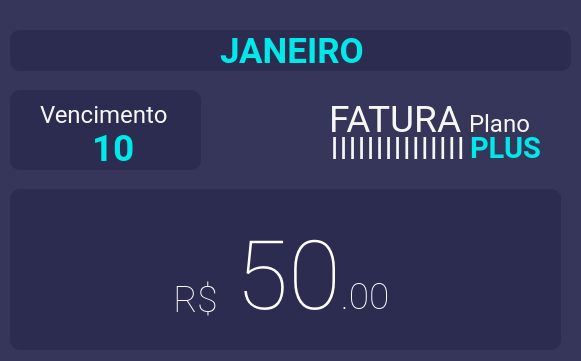
   <widget class="QFrame" name="frame_2">
    <property name="geometry">
     <rect>
      <x>280</x>
      <y>40</y>
      <width>581</width>
      <height>361</height>
     </rect>
    </property>
    <property name="styleSheet">
     <string notr="true">QFrame{
	border-radius: 10px;
	background-color: rgb(54, 54, 91);
}
QFrame:hover{
	background-color: rgb(40, 44, 92);
}</string>
    </property>
    <property name="frameShape">
     <enum>QFrame::StyledPanel</enum>
    </property>
    <property name="frameShadow">
     <enum>QFrame::Raised</enum>
    </property>
    <widget class="QFrame" name="frame_3">
     <property name="geometry">
      <rect>
       <x>10</x>
       <y>189</y>
       <width>551</width>
       <height>161</height>
      </rect>
     </property>
     <property name="styleSheet">
      <string notr="true">border-radius: 10px;
background-color: rgb(44, 44, 81);</string>
     </property>
     <property name="frameShape">
      <enum>QFrame::StyledPanel</enum>
     </property>
     <property name="frameShadow">
      <enum>QFrame::Raised</enum>
     </property>
     <widget class="QLabel" name="label_23">
      <property name="geometry">
       <rect>
        <x>212</x>
        <y>30</y>
        <width>181</width>
        <height>101</height>
       </rect>
      </property>
      <property name="font">
       <font>
        <family>Roboto Thin</family>
        <pointsize>30</pointsize>
       </font>
      </property>
      <property name="styleSheet">
       <string notr="true">color: rgb(255, 255, 255); padding: 0px; background-color: none;</string>
      </property>
      <property name="text">
       <string>&lt;html&gt;&lt;head/&gt;&lt;body&gt;&lt;p align=&quot;center&quot;&gt;&lt;span style=&quot; font-size:72pt;&quot;&gt;50&lt;/span&gt;&lt;span style=&quot; font-size:28pt;&quot;&gt;.00&lt;/span&gt;&lt;/p&gt;&lt;/body&gt;&lt;/html&gt;</string>
      </property>
      <property name="alignment">
       <set>Qt::AlignCenter</set>
      </property>
      <property name="indent">
       <number>-1</number>
      </property>
     </widget>
     <widget class="QLabel" name="labelPercentageCPU_4">
      <property name="geometry">
       <rect>
        <x>150</x>
        <y>85</y>
        <width>71</width>
        <height>51</height>
       </rect>
      </property>
      <property name="font">
       <font>
        <family>Roboto Thin</family>
        <pointsize>30</pointsize>
       </font>
      </property>
      <property name="styleSheet">
       <string notr="true">color: rgb(255, 255, 255); padding: 0px; background-color: none;</string>
      </property>
      <property name="text">
       <string>&lt;html&gt;&lt;head/&gt;&lt;body&gt;&lt;p&gt;&lt;span style=&quot; font-size:28pt;&quot;&gt;R$&lt;/span&gt;&lt;/p&gt;&lt;/body&gt;&lt;/html&gt;</string>
      </property>
      <property name="alignment">
       <set>Qt::AlignCenter</set>
      </property>
      <property name="indent">
       <number>-1</number>
      </property>
     </widget>
    </widget>
    <widget class="QFrame" name="frame_4">
     <property name="geometry">
      <rect>
       <x>10</x>
       <y>30</y>
       <width>561</width>
       <height>41</height>
      </rect>
     </property>
     <property name="styleSheet">
      <string notr="true">border-radius: 10px;
background-color: rgb(44, 44, 81);</string>
     </property>
     <property name="frameShape">
      <enum>QFrame::StyledPanel</enum>
     </property>
     <property name="frameShadow">
      <enum>QFrame::Raised</enum>
     </property>
     <widget class="QLabel" name="label_15">
      <property name="geometry">
       <rect>
        <x>210</x>
        <y>-4</y>
        <width>181</width>
        <height>51</height>
       </rect>
      </property>
      <property name="font">
       <font>
        <family>Roboto</family>
        <pointsize>11</pointsize>
        <weight>50</weight>
        <italic>false</italic>
        <bold>false</bold>
       </font>
      </property>
      <property name="styleSheet">
       <string notr="true">color: rgb(0, 232, 232);
background-color: qconicalgradient(cx:0.5, cy:0.5, angle:0, stop:0.852273 rgba(255, 255, 255, 0), stop:0.875 rgba(255, 255, 255, 0), stop:0.886364 rgba(255, 255, 255, 0));</string>
      </property>
      <property name="text">
       <string>&lt;html&gt;&lt;head/&gt;&lt;body&gt;&lt;p&gt;&lt;span style=&quot; font-size:26pt; font-weight:600;&quot;&gt;JANEIRO&lt;/span&gt;&lt;/p&gt;&lt;/body&gt;&lt;/html&gt;</string>
      </property>
     </widget>
    </widget>
    <widget class="QFrame" name="frame_5">
     <property name="geometry">
      <rect>
       <x>405</x>
       <y>35</y>
       <width>35</width>
       <height>22</height>
      </rect>
     </property>
     <property name="styleSheet">
      <string notr="true">image: url(:/newPrefix/WIFI PNG.png);
background-color: qconicalgradient(cx:0.5, cy:0.5, angle:0, stop:0.852273 rgba(255, 255, 255, 0), stop:0.875 rgba(255, 255, 255, 0), stop:0.886364 rgba(255, 255, 255, 0));</string>
     </property>
     <property name="frameShape">
      <enum>QFrame::StyledPanel</enum>
     </property>
     <property name="frameShadow">
      <enum>QFrame::Raised</enum>
     </property>
    </widget>
    <widget class="QLabel" name="label_29">
     <property name="geometry">
      <rect>
       <x>470</x>
       <y>131</y>
       <width>111</width>
       <height>30</height>
      </rect>
     </property>
     <property name="font">
      <font>
       <family>Roboto</family>
       <pointsize>11</pointsize>
       <weight>50</weight>
       <italic>false</italic>
       <bold>false</bold>
      </font>
     </property>
     <property name="styleSheet">
      <string notr="true">color: rgb(0, 232, 232);
background-color: qconicalgradient(cx:0.5, cy:0.5, angle:0, stop:0.852273 rgba(255, 255, 255, 0), stop:0.875 rgba(255, 255, 255, 0), stop:0.886364 rgba(255, 255, 255, 0));</string>
     </property>
     <property name="text">
      <string>&lt;html&gt;&lt;head/&gt;&lt;body&gt;&lt;p&gt;&lt;span style=&quot; font-size:22pt; font-weight:600;&quot;&gt;PLUS&lt;/span&gt;&lt;/p&gt;&lt;/body&gt;&lt;/html&gt;</string>
     </property>
    </widget>
    <widget class="QLabel" name="label_32">
     <property name="geometry">
      <rect>
       <x>469</x>
       <y>109</y>
       <width>70</width>
       <height>28</height>
      </rect>
     </property>
     <property name="font">
      <font>
       <family>Roboto</family>
       <pointsize>10</pointsize>
       <weight>50</weight>
       <italic>false</italic>
       <bold>false</bold>
      </font>
     </property>
     <property name="styleSheet">
      <string notr="true">color: rgb(247, 247, 247);
background-color: qconicalgradient(cx:0.5, cy:0.5, angle:0, stop:0.852273 rgba(255, 255, 255, 0), stop:0.875 rgba(255, 255, 255, 0), stop:0.886364 rgba(255, 255, 255, 0));</string>
     </property>
     <property name="text">
      <string>&lt;html&gt;&lt;head/&gt;&lt;body&gt;&lt;p&gt;&lt;span style=&quot; font-size:18pt;&quot;&gt;Plano&lt;/span&gt;&lt;/p&gt;&lt;/body&gt;&lt;/html&gt;</string>
     </property>
    </widget>
    <widget class="QLabel" name="label_33">
     <property name="geometry">
      <rect>
       <x>329</x>
       <y>94</y>
       <width>151</width>
       <height>51</height>
      </rect>
     </property>
     <property name="font">
      <font>
       <family>Roboto</family>
       <pointsize>10</pointsize>
       <weight>50</weight>
       <italic>false</italic>
       <bold>false</bold>
      </font>
     </property>
     <property name="styleSheet">
      <string notr="true">color: rgb(247, 247, 247);
background-color: qconicalgradient(cx:0.5, cy:0.5, angle:0, stop:0.852273 rgba(255, 255, 255, 0), stop:0.875 rgba(255, 255, 255, 0), stop:0.886364 rgba(255, 255, 255, 0));</string>
     </property>
     <property name="text">
      <string>&lt;html&gt;&lt;head/&gt;&lt;body&gt;&lt;p&gt;&lt;span style=&quot; font-size:28pt;&quot;&gt;FATURA&lt;/span&gt;&lt;/p&gt;&lt;/body&gt;&lt;/html&gt;</string>
     </property>
    </widget>
    <widget class="QLabel" name="label_34">
     <property name="geometry">
      <rect>
       <x>330</x>
       <y>128</y>
       <width>151</width>
       <height>31</height>
      </rect>
     </property>
     <property name="font">
      <font>
       <family>Roboto</family>
       <pointsize>10</pointsize>
       <weight>50</weight>
       <italic>false</italic>
       <bold>false</bold>
      </font>
     </property>
     <property name="styleSheet">
      <string notr="true">color: rgb(247, 247, 247);
background-color: qconicalgradient(cx:0.5, cy:0.5, angle:0, stop:0.852273 rgba(255, 255, 255, 0), stop:0.875 rgba(255, 255, 255, 0), stop:0.886364 rgba(255, 255, 255, 0));</string>
     </property>
     <property name="text">
      <string>&lt;html&gt;&lt;head/&gt;&lt;body&gt;&lt;p&gt;&lt;span style=&quot; font-size:28pt;&quot;&gt;|||||||||||||||&lt;/span&gt;&lt;/p&gt;&lt;/body&gt;&lt;/html&gt;</string>
     </property>
    </widget>
    <widget class="QFrame" name="frame_6">
     <property name="geometry">
      <rect>
       <x>10</x>
       <y>90</y>
       <width>191</width>
       <height>80</height>
      </rect>
     </property>
     <property name="styleSheet">
      <string notr="true">border-radius: 10px;
background-color: rgb(44, 44, 81);</string>
     </property>
     <property name="frameShape">
      <enum>QFrame::StyledPanel</enum>
     </property>
     <property name="frameShadow">
      <enum>QFrame::Raised</enum>
     </property>
     <widget class="QLabel" name="label_35">
      <property name="geometry">
       <rect>
        <x>30</x>
        <y>10</y>
        <width>141</width>
        <height>28</height>
       </rect>
      </property>
      <property name="font">
       <font>
        <family>Roboto</family>
        <pointsize>10</pointsize>
        <weight>50</weight>
        <italic>false</italic>
        <bold>false</bold>
       </font>
      </property>
      <property name="styleSheet">
       <string notr="true">color: rgb(247, 247, 247);
background-color: qconicalgradient(cx:0.5, cy:0.5, angle:0, stop:0.852273 rgba(255, 255, 255, 0), stop:0.875 rgba(255, 255, 255, 0), stop:0.886364 rgba(255, 255, 255, 0));</string>
      </property>
      <property name="text">
       <string>&lt;html&gt;&lt;head/&gt;&lt;body&gt;&lt;p&gt;&lt;span style=&quot; font-size:18pt;&quot;&gt;Vencimento&lt;/span&gt;&lt;/p&gt;&lt;/body&gt;&lt;/html&gt;</string>
      </property>
     </widget>
     <widget class="QLabel" name="label_16">
      <property name="geometry">
       <rect>
        <x>82</x>
        <y>33</y>
        <width>61</width>
        <height>51</height>
       </rect>
      </property>
      <property name="font">
       <font>
        <family>Roboto</family>
        <pointsize>11</pointsize>
        <weight>50</weight>
        <italic>false</italic>
        <bold>false</bold>
       </font>
      </property>
      <property name="styleSheet">
       <string notr="true">color: rgb(0, 232, 232);
background-color: qconicalgradient(cx:0.5, cy:0.5, angle:0, stop:0.852273 rgba(255, 255, 255, 0), stop:0.875 rgba(255, 255, 255, 0), stop:0.886364 rgba(255, 255, 255, 0));</string>
      </property>
      <property name="text">
       <string>&lt;html&gt;&lt;head/&gt;&lt;body&gt;&lt;p&gt;&lt;span style=&quot; font-size:28pt; font-weight:600;&quot;&gt;10&lt;/span&gt;&lt;/p&gt;&lt;/body&gt;&lt;/html&gt;</string>
      </property>
     </widget>
    </widget>
   </widget>
